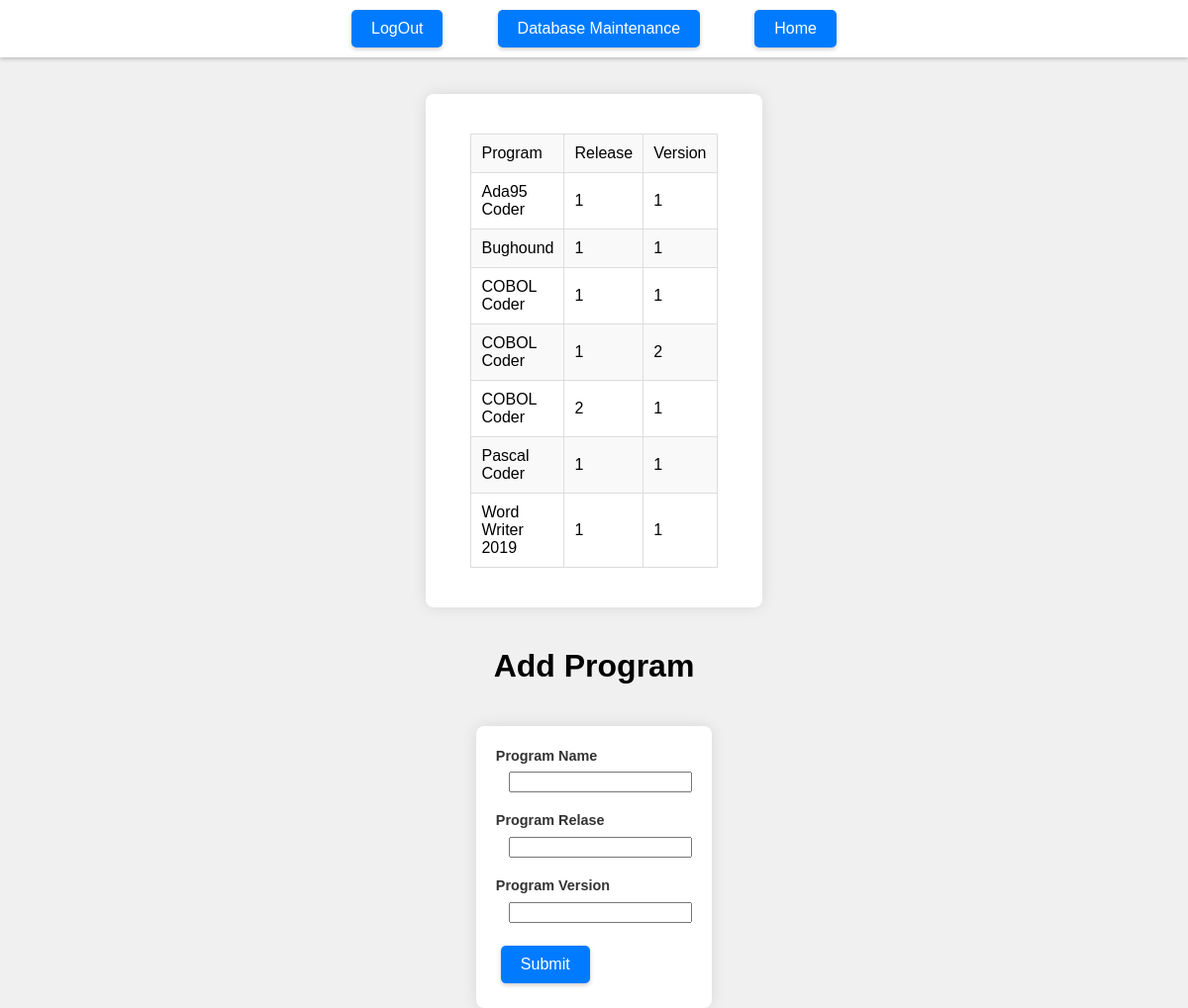
The app's page /add_program (signed in) with its own data.
### tables this page shows
CREATE TABLE `programs` ( `prog_id` integer PRIMARY KEY AUTOINCREMENT, `program` varchar(32) NOT NULL, `program_release` varchar(32) NOT NULL, `program_version` varchar(32) NOT NULL);

### app.py (the view, shortened to what this page needs)
@app.route("/add_program",methods=["GET","POST"])
def add_program():
    if "loggedin" not in session:
        return render_template("login.html")
    programs = get_programs()
    if request.method == "GET":
        return render_template("add_programs.html",programs=programs,conditon="False")

### app.py (called while the page is built)
def connect_db():
    sql = sqlite3.connect("/Users/ishanunnarkar/Desktop/Projects/Bug_Hound-Project-main/server/db/bughound.db")
    sql.row_factory = sqlite3.Row
    return sql

def get_db():
    if not hasattr(g,"sqlite3"):
        g.sqlite_db = connect_db()
    return g.sqlite_db

def get_programs():
    db=get_db()
    cur = db.execute('select * from programs')
    programs = cur.fetchall()
    return programs

### templates/add_programs.html (shortened to what this page needs)
<!DOCTYPE html>
<html lang="en">
<head>
    <link rel="stylesheet" href="{{ url_for('static', filename='css/database_maintenance.css') }}">
</head>
<body>
    <div class="styled-container">
         <table style="width:25%", border="1">
            <tr>
                <td>Program</td>
                <td>Release</td>
                <td>Version</td>
            </tr>
            {% for item in programs %}
            <tr>
                <td>{{item[1]}}</td>
                <td>{{item[2]}}</td>
                <td>{{item[3]}}</td>
            </tr>
            {% endfor %}
        </table>
    </div>
    <div class="header">
        <div class="navigation">
            <a href="{{url_for('logout')}}" class="btn header-btn">LogOut</a>
            <a href="{{url_for('database_maintenance')}}" class="btn header-btn">Database Maintenance</a>
            <a href="{{url_for('index_page')}}" class="btn header-btn">Home</a>
        </div>
    </div>
    <h1> Add Program</h1>
    <form action="{{url_for('add_program')}}" method="POST">
        <label for="program">Program Name</label>&nbsp&nbsp;
        <input name="program" type="text" class="textbox"/></br></br>
        <label for="program_release">Program Relase</label>&nbsp&nbsp;
        <input id="program_release" name="program_release" type="number" class="textbox"/></br></br>
        <label for="program_version">Program Version</label>&nbsp&nbsp;
        <input id="program_version" name="program_version" type="number" class="textbox"/></br></br>
        <input type="submit" class="btn" value="Submit">
    </form>
</body>
</html>

### static/css/database_maintenance.css (style rules this page uses)
body { background-color: #f0f0f0; font-family: Arial, sans-serif; margin: 0; padding-top: 75px; display: flex; flex-direction: column; align-items: center; }
.header { width: 100%; display: flex; flex-direction: row; align-items: center; padding: 10px 0; background: #fff; box-shadow: 0 2px 4px rgba(0,0,0,0.2); position: fixed; top: 0; z-index: 1000; }
table { width: 100%; max-width: 600px; border-collapse: collapse; margin: 20px 0; }
td { padding: 10px; border: 1px solid #ddd; }
label { display: block; margin-bottom: 5px; font-weight: bold; }
form { background-color: white; padding: 20px; border-radius: 8px; box-shadow: 0px 0px 15px rgba(0,0,0,0.1); margin-top: 20px; }
table tbody tr:nth-child(odd) { background-color: #f9f9f9; }
label { font-size: 0.9rem; line-height: 1.5; color: #333; }
.btn, input[type="submit"], input[type="reset"], button[type="button"] { box-shadow: 0px 2px 4px rgba(0,0,0,0.2); transition: background-color 0.3s ease, box-shadow 0.3s ease; }
.navigation { display: flex; justify-content: space-between; padding: 0 20px; width: 100%; max-width: 500px; margin: auto; }
.btn, input[type="submit"], input[type="reset"], button[type="button"], .button-row .btn { padding: 10px 20px; background-color: #007bff; color: white; border: none; border-radius: 5px; cursor: pointer; text-decoration: none; margin: 5px; font-size: inherit; }
.header-btn { padding: 10px 20px; background-color: #007bff; color: white; border: none; border-radius: 5px; cursor: pointer; margin: 0 5px; }
.styled-container { background-color: white; padding: 20px; border-radius: 8px; box-shadow: 0px 0px 15px rgba(0,0,0,0.1); margin-top: 20px; margin-bottom: 20px; margin-left: auto; margin-right: auto; width: fit-content; max-width: 90%; display: flex; justify-content: space-evenly; }

### records on screen
programs: program "Ada95 Coder", program_release "1", program_version "1"
programs: program "Bughound", program_release "1", program_version "1"
programs: program "COBOL Coder", program_release "1", program_version "1"
programs: program "COBOL Coder", program_release "1", program_version "2"
programs: program "COBOL Coder", program_release "2", program_version "1"
programs: program "Pascal Coder", program_release "1", program_version "1"
programs: program "Word Writer 2019", program_release "1", program_version "1"
